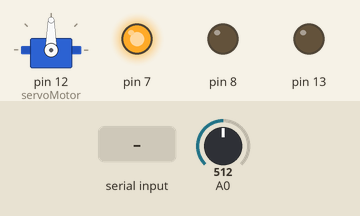
The sketch below on a simulated Arduino Uno, built with avr-gcc and run on an emulated ATmega328P. On the bench: servo, output pins drawn as LEDs (lit = HIGH). Inputs (shaded band) come from the test bench; at power-on: A0 = 512.

Above: at 1.2 s.
1.3 s: A0 set to 117
2.8 s: A0 set to 101
At 3.6 s:
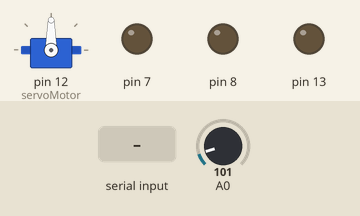
4.3 s: "a" received over Serial
At 4.8 s:
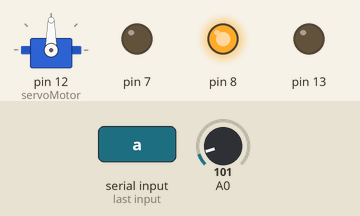
5.8 s: "c" received over Serial
At 7.0 s:
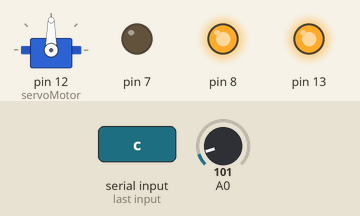
7.3 s: "b" received over Serial
At 8.2 s:
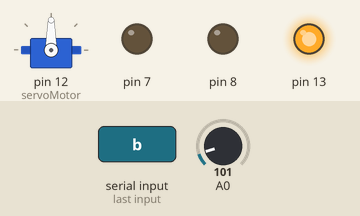
8.8 s: "f" received over Serial
At 9.4 s:
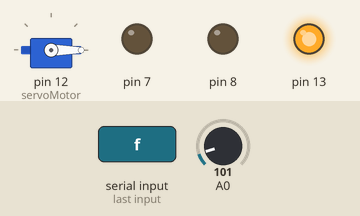
Timing chart, 0 to 11.3 s (numbered marks = the images above; inputs shaded):
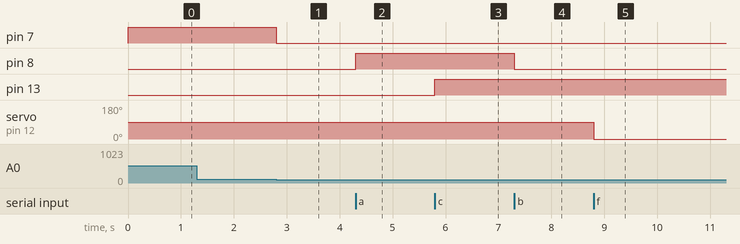

The sketch:

Smart_Home.ino
```cpp
#include <Servo.h>
float temperature;
Servo servoMotor;

void setup() {
  Serial.begin(9600);
  pinMode(8,OUTPUT);
  pinMode(13,OUTPUT);
  pinMode(7,OUTPUT);
  pinMode(A0,INPUT);
  servoMotor.attach(12);
}

void loop() {
  if(Serial.available()>0)
  {
    char data=Serial.read();
    if(data=='a')
    {
      digitalWrite(8,HIGH);
    }
    else if(data=='b')
    {
      digitalWrite(8,LOW);
    }
    else if(data=='c')
    {
      digitalWrite(13,HIGH);
    }
    else if(data=='d')
    {
      digitalWrite(13,LOW);
    }
    else if(data=='f')
    {
      servoMotor.write(0);
    }
    else if(data=='g')
    {
      servoMotor.write(180);
    }
  }
  temperature = analogRead(A0);
  temperature = temperature * 0.48828125;
  if(temperature>55)
  {
      digitalWrite(7,HIGH);
  }
  else
  {
    digitalWrite(7,LOW);
  }
}
```

Measured:
- the behaviour switches between 113 and 112 on A0 (found by bisection; images 0 and 1)
- after the input at 1.3 s, every drawn part: stays the same
- after the input at 2.8 s, pin 7: HIGH → LOW at once
- after the input at 4.3 s, pin 8: LOW → HIGH at once
- after the input at 5.8 s, pin 13: LOW → HIGH at once
- after the input at 7.3 s, pin 8: HIGH → LOW at once
- after the input at 8.8 s, servo on pin 12 (servoMotor): 90° → 0° at once
